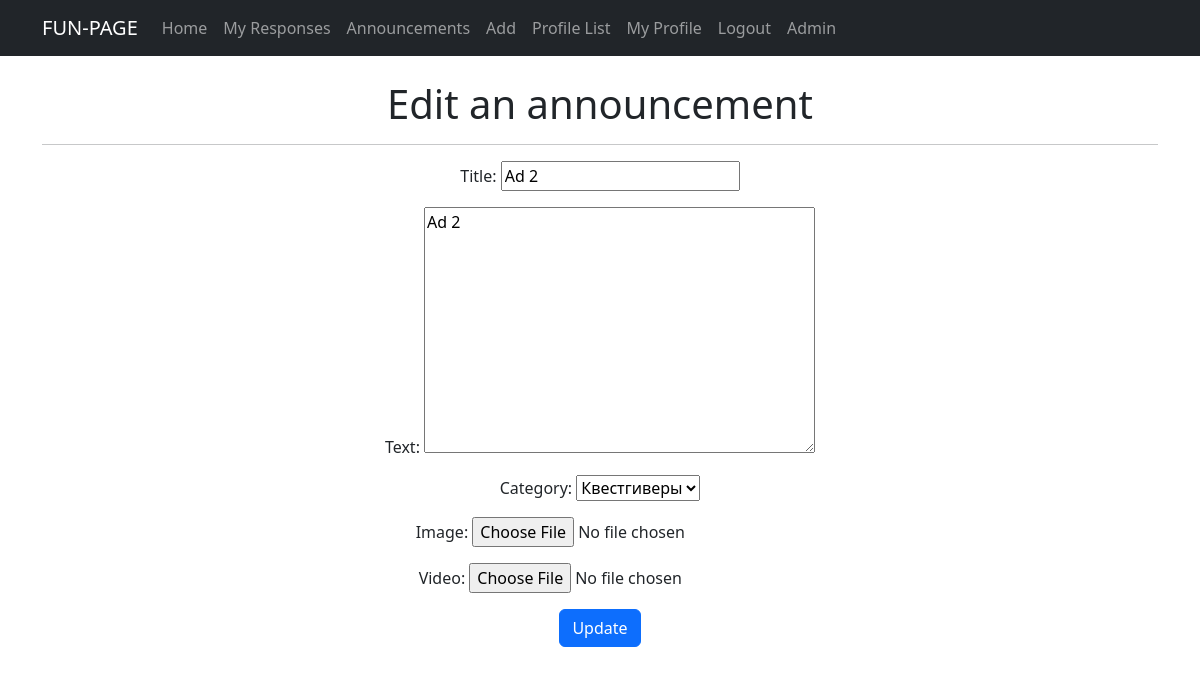
/ad/edit/3/ (signed in), run on the app's committed database.
### fun/models.py (models this page shows, shortened)
class Announcement(models.Model):
    title = models.CharField(max_length=100)
    text = models.TextField()
    category = models.ForeignKey(Category, on_delete=models.CASCADE)
    author = models.ForeignKey(User, default=1, on_delete=models.CASCADE)
    date_added = models.DateTimeField(auto_now_add=True)
    image = models.ImageField(upload_to='images/', null=True, blank=True)
    video = models.FileField(upload_to='videos/', null=True, blank=True)
    likes = models.ManyToManyField(User, related_name="ad_like", blank=True)
    comments = models.ManyToManyField(Comment, related_name="commented_on", blank=True)

### fun/views.py (the view)
# urls.py: path('ad/edit/<int:pk>/', AdUpdate.as_view(), name='ad_edit'),
class AdUpdate(UpdateView):
    model = Announcement
    template_name = 'edit_ad.html'
    fields = ['title', 'text', 'category', 'image', 'video']

### fun/models.py (called while the page is built)
    def __str__(self):
        return f'{self.name.title()}'

### templates/edit_ad.html (shortened to what this page needs)
{% extends 'flatpages/default.html' %}
{% block content %}
{% if user.is_authenticated %}
    {% if user.id == announcement.author.id %}
        <h1>Edit an announcement</h1>
        <hr>
        <div class="container">
          <form method="POST">
            {{ form.as_p }}
            <button type="submit" class="btn btn-primary">Update</button>
          </form>
        </div>
    {% endif %}
{% else %}
  You are not allowed here!
{% endif %}
        {% endblock %}

### data on the page
Announcement: title "Ad 2", text "Ad 2", category "Квестгиверы"
